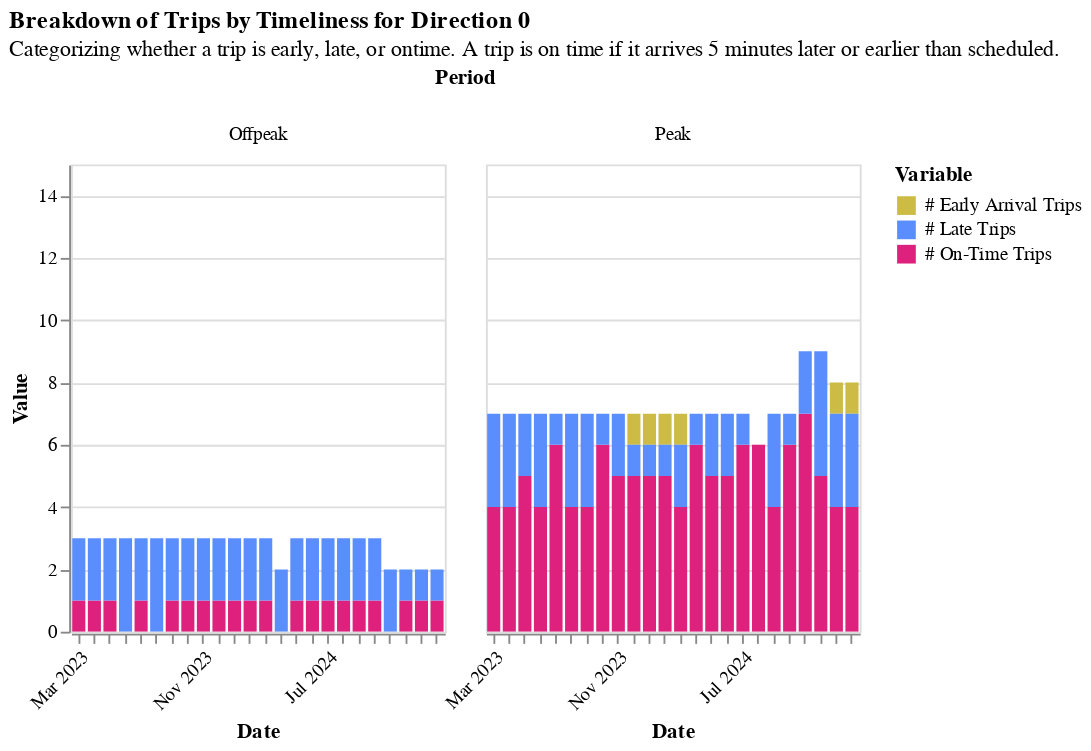

Here is the notebook cell this chart was saved with:
### Markdown cell above
### `Average Scheduled Minutes` chart doesn't work.

### Code cell
(
    (
        section2.base_facet_chart(
            timeliness_df.loc[timeliness_df["dir_0_1"] == 0],
            0,
            "value",
            "variable",
            "Period",
            readable_dict["timeliness_trips_graph"]["title"],
            readable_dict["timeliness_trips_graph"]["subtitle"],
        )
    )
    .add_params(xcol_param)
    .transform_filter(xcol_param)
)

### Figure 1 — Vega-Lite specification as saved in the notebook (floating-point values rounded to 4 significant figures; data arrays with more than 128 entries replaced by an {"elided": "..."} marker saying what was removed)
{"config": {"view": {"continuousWidth": 300, "continuousHeight": 300}}, "data": {"name": "data-690b1d192786a48785b82c42526540c8"}, "facet": {"column": {"field": "Period", "type": "nominal"}}, "spec": {"mark": {"type": "bar", "clip": true, "size": 7}, "encoding": {"color": {"field": "variable", "scale": {"range": ["#ccbb44", "#5b8efd", "#dd217d"]}, "title": "Variable", "type": "nominal"}, "tooltip": [{"field": "Period", "type": "nominal"}, {"field": "Route", "type": "nominal"}, {"field": "Date", "type": "temporal"}, {"field": "Direction", "type": "nominal"}, {"field": "value", "type": "quantitative"}, {"field": "variable", "type": "nominal"}], "x": {"axis": {"format": "%b %Y", "labelAngle": -45}, "field": "Date", "timeUnit": "yearmonthdate", "title": ["Date"], "type": "ordinal"}, "y": {"field": "value", "scale": {"domain": [0, 15]}, "title": "Value", "type": "quantitative"}}, "height": 250, "name": "view_1", "width": 200}, "params": [{"name": "param_1", "select": {"type": "point", "fields": ["Route"]}, "bind": {"input": "select", "options": ["HB Harbor Bay", "OA Oakland & Alameda", "OAS Oakland Alameda Water Shuttle", "RCH Richmond", "SEA Alameda Seaplane", "SSF South San Francisco", "VJO Vallejo", "OPL Oyster Point Limited"], "name": "Routes: "}, "value": "HB Harbor Bay", "views": ["view_1"]}], "title": {"text": "Breakdown of Trips by Timeliness for Direction 0", "subtitle": "Categorizing whether a trip is early, late, or ontime. A trip is on time if it arrives 5 minutes later or earlier than scheduled."}, "transform": [{"filter": {"param": "param_1"}}], "$schema": "https://vega.github.io/schema/vega-lite/v5.20.1.json", "datasets": {"data-690b1d192786a48785b82c42526540c8": {"elided": "852 records"}}}
